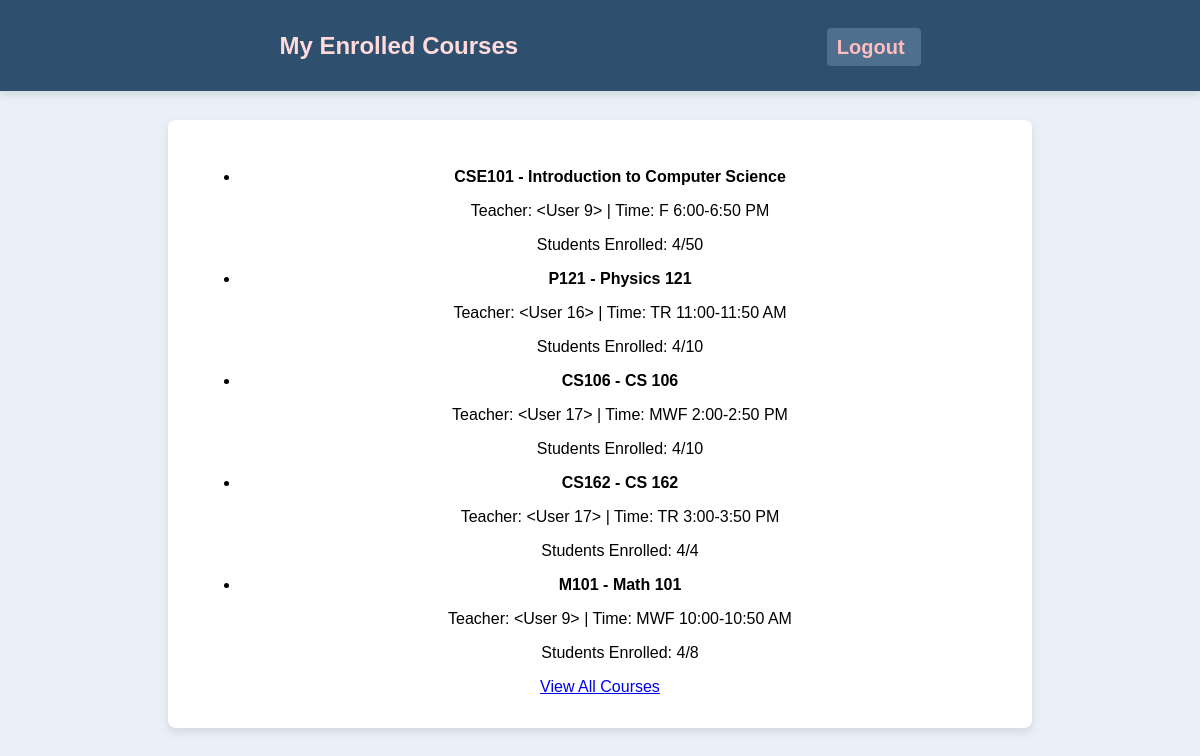
The app's page /student/my_courses (signed in) with its own data.
### app.py (models this page shows)
class Course(db.Model):
    id = db.Column(db.Integer, primary_key=True)
    course_code = db.Column(db.String(10))
    course_name = db.Column(db.String(100))
    capacity = db.Column(db.Integer)
    teacher_id = db.Column(db.Integer, db.ForeignKey('user.id'))
    teacher = db.relationship('User', backref='teaching_courses', foreign_keys=[teacher_id])
    time = db.Column(db.String(50))
    enrolled_count = db.Column(db.Integer, default=0)

### app.py (the view)
@app.route('/student/my_courses')
@login_required
def my_courses():
    if current_user.role != 'student':
        flash("Access denied: Only students can view this page.", "danger")
        return redirect(url_for('login'))
    enrollments = Enrollment.query.filter_by(user_id=current_user.id).all()
    enrolled_courses = [Course.query.get(enrollment.course_id) for enrollment in enrollments]
    return render_template('my_courses.html', courses=enrolled_courses)

### app.py (called while the page is built)
@login_manager.user_loader
def load_user(user_id):
    return User.query.get(int(user_id))

### templates/my_courses.html (shortened to what this page needs)
<!DOCTYPE html>
<html lang="en">
<head>
    <link rel="stylesheet" href="{{ url_for('static', filename='styles.css') }}">
</head>
<body>
    <div class="header">
        <h1>My Enrolled Courses</h1>
        <p class="welcome-message">Welcome, {{ current_user.username }} | <a href="{{ url_for('logout') }}" class="sign-out">Logout</a></p>
    </div>
    <div class="container">
        <ul>
            {% if courses %}
                {% for course in courses %}
                <li>
                    <strong>{{ course.course_code }} - {{ course.course_name }}</strong>
                    <p>Teacher: {{ course.teacher }} | Time: {{ course.time }}</p>
                    <p>Students Enrolled: {{ course.enrolled_count }}/{{ course.capacity }}</p>
                </li>
                {% endfor %}
            {% else %}
                <p>You are not enrolled in any courses yet.</p>
            {% endif %}
        </ul>
        <a href="{{ url_for('student_courses') }}" class="button">View All Courses</a>
    </div>
</body>
</html>

### static/styles.css (style rules this page uses)
body { font-family: Arial, sans-serif; background-color: #e9f0f7; margin: 0; display: flex; justify-content: center; align-items: center; min-height: 100vh; }
.container { max-width: 800px; width: 100%; background-color: #ffffff; padding: 2rem; border-radius: 8px; box-shadow: 0px 4px 10px rgba(0, 0, 0, 0.1); text-align: center; margin: 5rem auto 2rem; }
.header { width: 100%; background-color: #2f4f6f; color: #fff; padding: 1rem 0; display: flex; justify-content: center; align-items: center; box-shadow: 0px 4px 8px rgba(0, 0, 0, 0.1); position: fixed; top: 0; left: 0; z-index: 10; margin-bottom: 20px; }
.header h1, .header h2 { margin: 0; color: #ffdbdb; }
.header h1 { font-size: 1.5rem; margin-right: 20px; }
.sign-out { color: #ffbdbd; text-decoration: none; font-weight: bold; padding: 0.5rem 1rem; border-radius: 4px; background-color: #4f6f8f; padding-left: 10px; }
.welcome-message { font-size: 1.25rem; color: #2f4f6f; font-weight: bold; margin-bottom: 1rem; margin-top: 20px; }

### records on screen
Course: course_code "CSE101", course_name "Introduction to Computer Science", teacher "<User 9>", time "F 6:00-6:50 PM", enrolled_count "4", capacity "50"
Course: course_code "P121", course_name "Physics 121", teacher "<User 16>", time "TR 11:00-11:50 AM", enrolled_count "4", capacity "10"
Course: course_code "CS106", course_name "CS 106", teacher "<User 17>", time "MWF 2:00-2:50 PM", enrolled_count "4", capacity "10"
Course: course_code "CS162", course_name "CS 162", teacher "<User 17>", time "TR 3:00-3:50 PM", enrolled_count "4", capacity "4"
Course: course_code "M101", course_name "Math 101", teacher "<User 9>", time "MWF 10:00-10:50 AM", enrolled_count "4", capacity "8"
